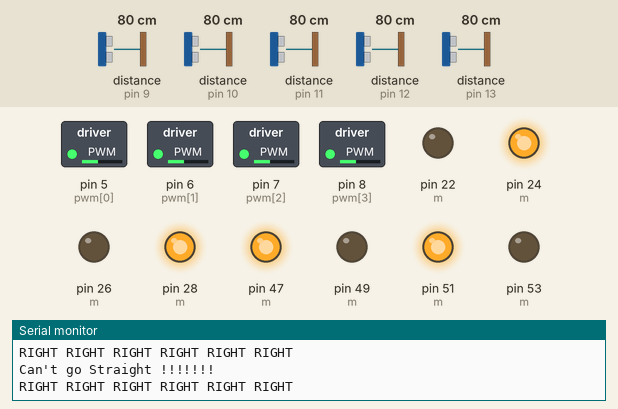
This sketch was run on a simulated Arduino Mega 2560, built with avr-gcc and run on an emulated ATmega2560. On the bench: switched loads named in the sketch (green lamp = pin HIGH), output pins drawn as LEDs (lit = HIGH), the last lines printed to the serial monitor. Wiring (inferred from the names in the program): 5 × ultrasonic range finder: trigger pin 30, echo pin 9 / trigger pin 32, echo pin 10 / trigger pin 34, echo pin 11 / trigger pin 50, echo pin 12 / trigger pin 52, echo pin 13. The test bench sets the inputs (shaded band); at power-on: distance to the obstacle (sensors on pin 9, pin 10, pin 12, pin 11, pin 13) 80 cm. The echo pulse lasts 58.3 µs per cm; pins used as bus, display or sensor lines are not drawn.

Above: at 1.2 s.
1.3 s: distance to the obstacle (sensor on pin 9) set to 2 cm
At 2.1 s:
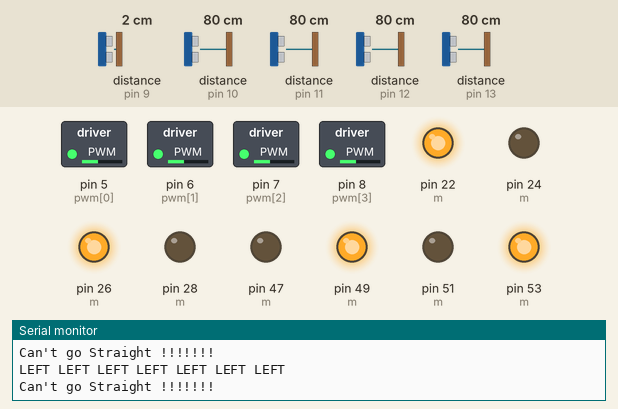
2.8 s: distance to the obstacle (sensor on pin 10) set to 102 cm
5.8 s: distance to the obstacle (sensor on pin 10) set to 110 cm
At 6.3 s:
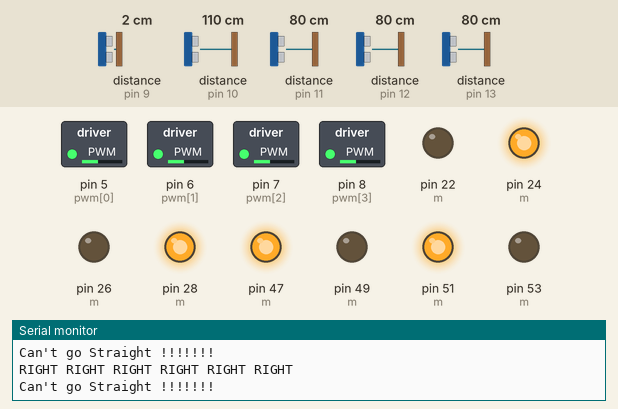
8.8 s: distance to the obstacle (sensor on pin 12) set to 90 cm
At 9.6 s:
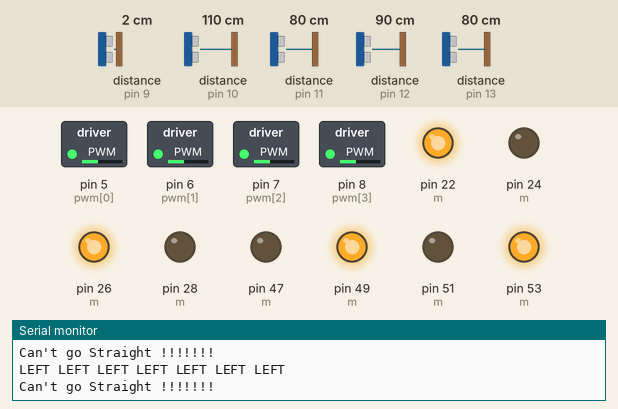
11.8 s: distance to the obstacle (sensor on pin 9) set to 6 cm
14.8 s: distance to the obstacle (sensor on pin 9) set to 9 cm
At 15.2 s:
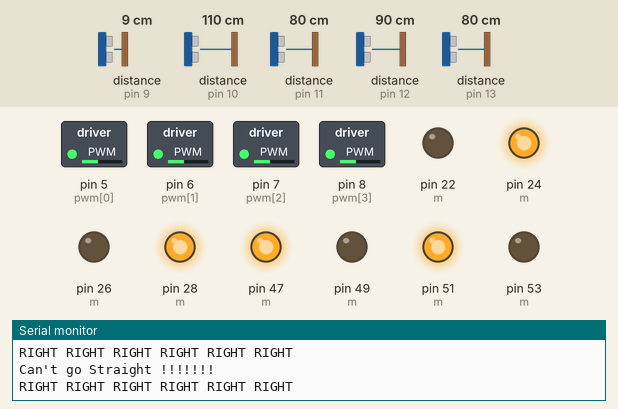
Timing chart, 0 to 17.8 s (numbered marks = the images above; inputs shaded):
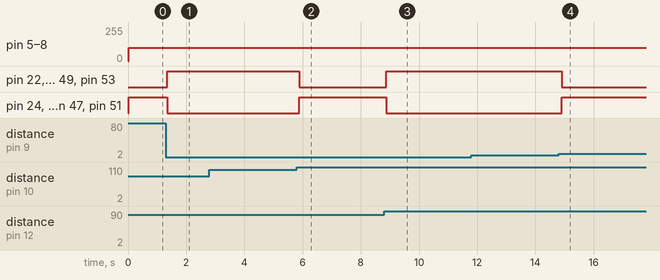

Measured:
- the behaviour switches between 105 and 106 cm on distance to the obstacle (sensor on pin 10) (found by bisection; images 1 and 2)
- the behaviour switches between 84 and 85 cm on distance to the obstacle (sensor on pin 12) (found by bisection; images 2 and 3)
- the behaviour switches between 7 and 8 cm on distance to the obstacle (sensor on pin 9) (found by bisection; images 3 and 4)
- after the input at 1.3 s, pin 22 (m), pin 26 (m), pin 49 (m), pin 53 (m): LOW → HIGH after 0.06 s; pin 24 (m), pin 28 (m), pin 47 (m), pin 51 (m): HIGH → LOW after 0.06 s
- after the input at 5.8 s, pin 22 (m), pin 26 (m), pin 49 (m), pin 53 (m): HIGH → LOW after 0.08 s; pin 24 (m), pin 28 (m), pin 47 (m), pin 51 (m): LOW → HIGH after 0.08 s
- after the input at 8.8 s, pin 22 (m), pin 26 (m), pin 49 (m), pin 53 (m): LOW → HIGH after 0.07 s; pin 24 (m), pin 28 (m), pin 47 (m), pin 51 (m): HIGH → LOW after 0.07 s
- after the input at 14.8 s, pin 22 (m), pin 26 (m), pin 49 (m), pin 53 (m): HIGH → LOW after 0.10 s; pin 24 (m), pin 28 (m), pin 47 (m), pin 51 (m): LOW → HIGH after 0.10 s

The sketch:

Sketch1.ino
```cpp
const int pwm[4] = { 5,6,7,8 };
const int m[4][2] = { {51,53},{47,49},{22,24},{26,28} };
#define radius 5    //cm // old 5
#define theta 0.523   //radians // old 0.523
#define halfwidth 45  //cm
#define length 45    //cm
#define NOS 5    //Number of sensors
#define SPEED 100 //Sets the PWM speed for motors.
int trig[] = { 52,50,34,32,30 };  //same
int echo[] = { 13,12,11,10,9 };   //left to right
int i;

//int trig[] = { 39,37,35,33,31 };
//int echo[] = { 7,6,5,4,3 };


class Data {

  int raw[NOS];         //Holds raw values from the sensor in CMs
  int horz[NOS];          //Holds calculated horizontal distances from the sensor.
  long duration;          //This variable is used in getInput() to store pulsein
  long distance;          //This variable is used in getInput() to store converted distance
 // int clearSide[NOS];       //Sets 0 for not clear, 1 for clear


public:
  void getInput() {
    for (int i = 0; i < NOS; i++) {

      digitalWrite(trig[i], LOW);
      delayMicroseconds(5);
      digitalWrite(trig[i], HIGH);
      delayMicroseconds(5);
      digitalWrite(trig[i], LOW);
      duration = pulseIn(echo[i], HIGH);
      distance = duration * 0.034 / 2;
      if (distance > 150)
        distance = 150;
      raw[i] = distance;

      horz[i] = abs((raw[i] + radius)*cos(((PI - (4 * theta)) / 2) + (i*theta)));
    }


  }
  void showRaw()      /***********ONLY TO PRINT RAW VALUES*********/
  {
    for (i = 0; i < NOS; i++)
    {
      Serial.print(i);
      Serial.print(" : ");
      Serial.println(raw[i]);
    }
  }
  void showHorz() {   /***********ONLY TO PRINT CALCULATED HORIZONTAL VALUES*********/
    for (i = 0; i < NOS; i++) {
      Serial.print(i);
      Serial.print(" : ");
      Serial.println(horz[i]);
    }
  }
  void isClear()      /*CHECKS AND DECIDES WHICH SIDE IS CLEAR*/
  {
    getInput();
    int temp = 0;
    for (i = 0; i < NOS; i++)
    {
      if (i == NOS / 2)
      {
        if (raw[i] < length)
        {
           /*THIS SIDE IS NOT CLEAR, OBJECT IS THERE*/
          temp++;
        }
        i++;
      }
      if (horz[i] < halfwidth) /*DETECTED OBJECT WILL COLLIDE*/
      {

        temp++;
      }
    }

    if (temp == 0)
    {
      Serial.println("Front Side Clear!!!!");
      forward();
    }
    else
    {
      Serial.println("Can't go Straight !!!!!!!");
      chooseDirection();
    }
  }

  void chooseDirection() {

    float ls = 0, rs = 0, lh = 0, rh = 0;
    for (int i = 0; i < NOS; i++) //to calculate average sum of ls,lh,rs,rh
    {
      if (i < NOS / 2)
      {
        lh += horz[i];
        ls += raw[i];
      }
      if (i > NOS / 2)
      {
        rh += horz[i];
        rs += raw[i];
      }
    }
    ls /= NOS / 2;
    rs /= NOS / 2;
    lh /= NOS / 2;
    rh /= NOS / 2;
    int difference = ls-rs; //+ve when left is more clear

    if (difference < 25 && difference > -25)    /*********COMPARING FEASIBILTY OF LEFT OVER RIGHT********/
      right();
    else if(difference > 25 )
      left();
    else
      right();

    /********************** DIRECTION OF MOTION HAS NOW BEEN DECIDED********************/
  }

  void forward()
  {
    Serial.println("FORWARD FORWARD FORWARD FORWARD FORWARD FORWARD");
    //setPwm();
    for (i = 0; i < 4; i++)
    {
      digitalWrite(m[i][0], HIGH);
      digitalWrite(m[i][1], LOW);
      analogWrite(pwm[i], SPEED);
    }
  }

  void left()
  {
    Serial.println("LEFT LEFT LEFT LEFT LEFT LEFT LEFT");
    //pwmslow();
    for (i = 0; i < 4; i++)
    {
      if (i < 2) {
        digitalWrite(m[i][0], LOW);
        digitalWrite(m[i][1], HIGH);
        analogWrite(pwm[i], (SPEED) );
      }
      else {
        digitalWrite(m[i][0], HIGH);
        digitalWrite(m[i][1], LOW);
        analogWrite(pwm[i], (SPEED));
      }
    }
  }

  void right()
  {
    Serial.println("RIGHT RIGHT RIGHT RIGHT RIGHT RIGHT");
    //pwmslow();
    for (i = 0; i < 4; i++)
    {
      if (i < 2) {
        digitalWrite(m[i][0], HIGH);
        digitalWrite(m[i][1], LOW);
        analogWrite(pwm[i], (SPEED));
      }
      else {
        digitalWrite(m[i][0], LOW);
        digitalWrite(m[i][1], HIGH);
        analogWrite(pwm[i], (SPEED));
      }
    }
  }


}obj;


void setup() {
  Serial.begin(9600);
  for (int i = 0; i < 4; i++)
    pinMode(pwm[i], OUTPUT);
  for (int i = 0; i < 4; i++)
    for (int j = 0; j < 2; j++)
      pinMode(m[i][j], OUTPUT);
  for (i = 0; i < NOS; i++)
  {
    pinMode(trig[i], OUTPUT);
    pinMode(echo[i], INPUT);
  }
}

void loop() {
  //obj.showRaw();
  //obj.showHorz();
  obj.isClear();

}
```
